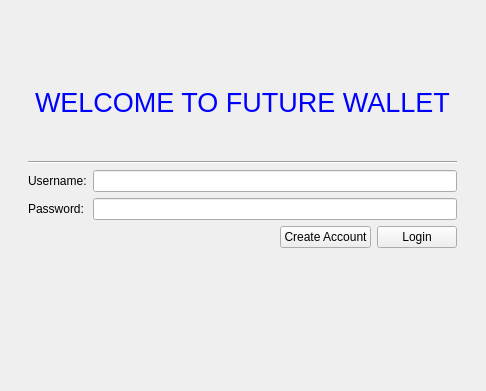
<?xml version="1.0" encoding="UTF-8"?>
<ui version="4.0">
 <class>LaunchMenu</class>
 <widget class="QWidget" name="LaunchMenu">
  <property name="geometry">
   <rect>
    <x>0</x>
    <y>0</y>
    <width>486</width>
    <height>391</height>
   </rect>
  </property>
  <property name="windowTitle">
   <string>Form</string>
  </property>
  <layout class="QGridLayout" name="gridLayout">
   <item row="1" column="0">
    <spacer name="horizontalSpacer_2">
     <property name="orientation">
      <enum>Qt::Horizontal</enum>
     </property>
     <property name="sizeHint" stdset="0">
      <size>
       <width>40</width>
       <height>20</height>
      </size>
     </property>
    </spacer>
   </item>
   <item row="0" column="1">
    <spacer name="verticalSpacer_2">
     <property name="orientation">
      <enum>Qt::Vertical</enum>
     </property>
     <property name="sizeHint" stdset="0">
      <size>
       <width>20</width>
       <height>40</height>
      </size>
     </property>
    </spacer>
   </item>
   <item row="1" column="1">
    <layout class="QVBoxLayout" name="verticalLayout">
     <item>
      <widget class="QLabel" name="label">
       <property name="styleSheet">
        <string notr="true">font-size:20pt;
color:blue;
margin: 10px, auto;
padding: 0;
text-align:center;</string>
       </property>
       <property name="text">
        <string>WELCOME TO FUTURE WALLET</string>
       </property>
      </widget>
     </item>
     <item>
      <widget class="Line" name="line">
       <property name="orientation">
        <enum>Qt::Horizontal</enum>
       </property>
      </widget>
     </item>
     <item>
      <layout class="QFormLayout" name="formLayout">
       <item row="0" column="0">
        <widget class="QLabel" name="UserLabel">
         <property name="text">
          <string>Username:</string>
         </property>
        </widget>
       </item>
       <item row="0" column="1">
        <widget class="QLineEdit" name="UserField"/>
       </item>
       <item row="1" column="0">
        <widget class="QLabel" name="PassLabel">
         <property name="text">
          <string>Password:</string>
         </property>
        </widget>
       </item>
       <item row="1" column="1">
        <widget class="QLineEdit" name="PassField"/>
       </item>
      </layout>
     </item>
    </layout>
   </item>
   <item row="3" column="1">
    <spacer name="verticalSpacer">
     <property name="orientation">
      <enum>Qt::Vertical</enum>
     </property>
     <property name="sizeHint" stdset="0">
      <size>
       <width>20</width>
       <height>40</height>
      </size>
     </property>
    </spacer>
   </item>
   <item row="1" column="2">
    <spacer name="horizontalSpacer_3">
     <property name="orientation">
      <enum>Qt::Horizontal</enum>
     </property>
     <property name="sizeHint" stdset="0">
      <size>
       <width>40</width>
       <height>20</height>
      </size>
     </property>
    </spacer>
   </item>
   <item row="2" column="1">
    <layout class="QHBoxLayout" name="horizontalLayout">
     <item>
      <spacer name="horizontalSpacer">
       <property name="orientation">
        <enum>Qt::Horizontal</enum>
       </property>
       <property name="sizeHint" stdset="0">
        <size>
         <width>40</width>
         <height>20</height>
        </size>
       </property>
      </spacer>
     </item>
     <item>
      <widget class="QPushButton" name="CreateAccount">
       <property name="text">
        <string>Create Account</string>
       </property>
      </widget>
     </item>
     <item>
      <widget class="QPushButton" name="Login">
       <property name="text">
        <string>Login</string>
       </property>
      </widget>
     </item>
    </layout>
   </item>
   <item row="4" column="1">
    <spacer name="verticalSpacer_3">
     <property name="orientation">
      <enum>Qt::Vertical</enum>
     </property>
     <property name="sizeHint" stdset="0">
      <size>
       <width>20</width>
       <height>40</height>
      </size>
     </property>
    </spacer>
   </item>
  </layout>
 </widget>
 <resources/>
 <connections/>
</ui>
